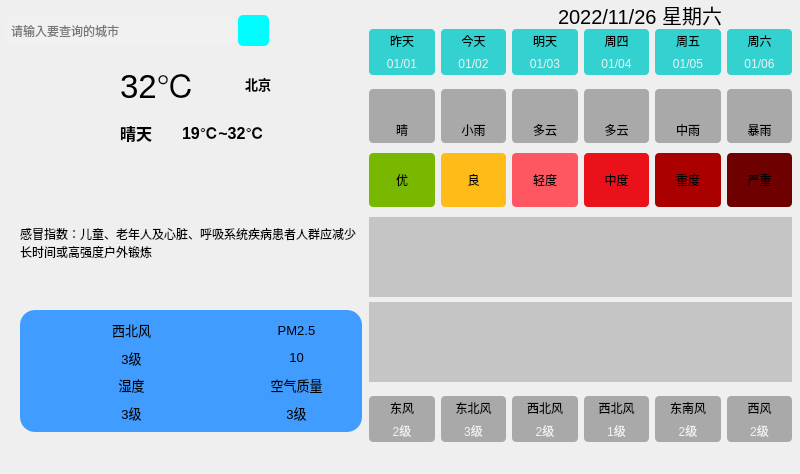
<?xml version="1.0" encoding="UTF-8"?>
<ui version="4.0">
 <class>MainWindow</class>
 <widget class="QMainWindow" name="MainWindow">
  <property name="geometry">
   <rect>
    <x>0</x>
    <y>0</y>
    <width>800</width>
    <height>474</height>
   </rect>
  </property>
  <property name="windowTitle">
   <string>MainWindow</string>
  </property>
  <widget class="QWidget" name="centralwidget">
   <widget class="QWidget" name="widget" native="true">
    <property name="geometry">
     <rect>
      <x>0</x>
      <y>0</y>
      <width>800</width>
      <height>450</height>
     </rect>
    </property>
    <property name="styleSheet">
     <string notr="true">QWidget#widget{
	border-image: url(:/res/background.png);
}
</string>
    </property>
    <widget class="QWidget" name="widget_2" native="true">
     <property name="geometry">
      <rect>
       <x>0</x>
       <y>0</y>
       <width>811</width>
       <height>51</height>
      </rect>
     </property>
     <widget class="QLabel" name="lbDate">
      <property name="geometry">
       <rect>
        <x>490</x>
        <y>0</y>
        <width>300</width>
        <height>30</height>
       </rect>
      </property>
      <property name="font">
       <font>
        <family>Arial</family>
        <pointsize>15</pointsize>
        <bold>false</bold>
        <kerning>true</kerning>
       </font>
      </property>
      <property name="text">
       <string>2022/11/26 星期六</string>
      </property>
      <property name="alignment">
       <set>Qt::AlignCenter</set>
      </property>
      <property name="openExternalLinks">
       <bool>false</bool>
      </property>
     </widget>
     <widget class="QLineEdit" name="leCity">
      <property name="geometry">
       <rect>
        <x>5</x>
        <y>15</y>
        <width>231</width>
        <height>31</height>
       </rect>
      </property>
      <property name="styleSheet">
       <string notr="true">background-color: rgba(255, 255, 255, 25);
border-radius:10px;
padding:2px 4px</string>
      </property>
      <property name="placeholderText">
       <string>请输入要查询的城市</string>
      </property>
     </widget>
     <widget class="QPushButton" name="btnSearch">
      <property name="geometry">
       <rect>
        <x>238</x>
        <y>15</y>
        <width>31</width>
        <height>31</height>
       </rect>
      </property>
      <property name="styleSheet">
       <string notr="true">border-radius:5px;
background-color: rgb(0, 253, 255);</string>
      </property>
      <property name="text">
       <string/>
      </property>
      <property name="icon">
       <iconset resource="main.qrc">
        <normaloff>:/res/search.png</normaloff>:/res/search.png</iconset>
      </property>
     </widget>
    </widget>
    <widget class="QWidget" name="widget_3" native="true">
     <property name="geometry">
      <rect>
       <x>20</x>
       <y>181</y>
       <width>342</width>
       <height>251</height>
      </rect>
     </property>
     <layout class="QVBoxLayout" name="verticalLayout_3">
      <item>
       <widget class="QLabel" name="lbGaoMao">
        <property name="text">
         <string>感冒指数：儿童、老年人及心脏、呼吸系统疾病患者人群应减少长时间或高强度户外锻炼</string>
        </property>
        <property name="wordWrap">
         <bool>true</bool>
        </property>
       </widget>
      </item>
      <item>
       <widget class="QWidget" name="widget_5" native="true">
        <property name="styleSheet">
         <string notr="true">background-color: rgb(65, 156, 255);
border-radius: 15px</string>
        </property>
        <layout class="QGridLayout" name="gridLayout_2">
         <item row="1" column="1">
          <layout class="QHBoxLayout" name="horizontalLayout_10">
           <item>
            <widget class="QLabel" name="lblQualityIcon">
             <property name="minimumSize">
              <size>
               <width>40</width>
               <height>40</height>
              </size>
             </property>
             <property name="maximumSize">
              <size>
               <width>40</width>
               <height>40</height>
              </size>
             </property>
             <property name="font">
              <font>
               <pointsize>10</pointsize>
              </font>
             </property>
             <property name="text">
              <string/>
             </property>
             <property name="pixmap">
              <pixmap resource="main.qrc">:/res/aqi.png</pixmap>
             </property>
             <property name="scaledContents">
              <bool>true</bool>
             </property>
            </widget>
           </item>
           <item>
            <layout class="QVBoxLayout" name="verticalLayout_11">
             <item>
              <widget class="QLabel" name="lblQualityTitle">
               <property name="font">
                <font>
                 <pointsize>10</pointsize>
                </font>
               </property>
               <property name="text">
                <string>空气质量</string>
               </property>
               <property name="alignment">
                <set>Qt::AlignCenter</set>
               </property>
              </widget>
             </item>
             <item>
              <widget class="QLabel" name="lblQuality">
               <property name="font">
                <font>
                 <pointsize>10</pointsize>
                </font>
               </property>
               <property name="text">
                <string>3级</string>
               </property>
               <property name="alignment">
                <set>Qt::AlignCenter</set>
               </property>
              </widget>
             </item>
            </layout>
           </item>
          </layout>
         </item>
         <item row="0" column="1">
          <layout class="QHBoxLayout" name="horizontalLayout_8">
           <item>
            <widget class="QLabel" name="lbPm25Icon">
             <property name="minimumSize">
              <size>
               <width>40</width>
               <height>40</height>
              </size>
             </property>
             <property name="maximumSize">
              <size>
               <width>40</width>
               <height>40</height>
              </size>
             </property>
             <property name="font">
              <font>
               <pointsize>10</pointsize>
              </font>
             </property>
             <property name="text">
              <string/>
             </property>
             <property name="pixmap">
              <pixmap resource="main.qrc">:/res/pm25.png</pixmap>
             </property>
             <property name="scaledContents">
              <bool>true</bool>
             </property>
            </widget>
           </item>
           <item>
            <layout class="QVBoxLayout" name="verticalLayout_9">
             <item>
              <widget class="QLabel" name="lbPm25Title">
               <property name="font">
                <font>
                 <pointsize>10</pointsize>
                </font>
               </property>
               <property name="text">
                <string>PM2.5</string>
               </property>
               <property name="alignment">
                <set>Qt::AlignCenter</set>
               </property>
              </widget>
             </item>
             <item>
              <widget class="QLabel" name="lbPm25">
               <property name="font">
                <font>
                 <pointsize>10</pointsize>
                </font>
               </property>
               <property name="text">
                <string>10</string>
               </property>
               <property name="alignment">
                <set>Qt::AlignCenter</set>
               </property>
              </widget>
             </item>
            </layout>
           </item>
          </layout>
         </item>
         <item row="0" column="0">
          <layout class="QHBoxLayout" name="horizontalLayout">
           <item>
            <widget class="QLabel" name="lbWindIcon">
             <property name="minimumSize">
              <size>
               <width>40</width>
               <height>40</height>
              </size>
             </property>
             <property name="maximumSize">
              <size>
               <width>40</width>
               <height>40</height>
              </size>
             </property>
             <property name="font">
              <font>
               <pointsize>10</pointsize>
              </font>
             </property>
             <property name="text">
              <string/>
             </property>
             <property name="pixmap">
              <pixmap resource="main.qrc">:/res/wind.png</pixmap>
             </property>
             <property name="scaledContents">
              <bool>true</bool>
             </property>
            </widget>
           </item>
           <item>
            <layout class="QVBoxLayout" name="verticalLayout">
             <item>
              <widget class="QLabel" name="lbWindFx">
               <property name="font">
                <font>
                 <pointsize>10</pointsize>
                </font>
               </property>
               <property name="text">
                <string>西北风</string>
               </property>
               <property name="alignment">
                <set>Qt::AlignCenter</set>
               </property>
              </widget>
             </item>
             <item>
              <widget class="QLabel" name="lbWindFl">
               <property name="font">
                <font>
                 <pointsize>10</pointsize>
                </font>
               </property>
               <property name="text">
                <string>3级</string>
               </property>
               <property name="alignment">
                <set>Qt::AlignCenter</set>
               </property>
              </widget>
             </item>
            </layout>
           </item>
          </layout>
         </item>
         <item row="1" column="0">
          <layout class="QHBoxLayout" name="horizontalLayout_9">
           <item>
            <widget class="QLabel" name="lbShiDuIcon">
             <property name="minimumSize">
              <size>
               <width>40</width>
               <height>40</height>
              </size>
             </property>
             <property name="maximumSize">
              <size>
               <width>40</width>
               <height>40</height>
              </size>
             </property>
             <property name="font">
              <font>
               <pointsize>10</pointsize>
              </font>
             </property>
             <property name="text">
              <string/>
             </property>
             <property name="pixmap">
              <pixmap resource="main.qrc">:/res/humidity.png</pixmap>
             </property>
             <property name="scaledContents">
              <bool>true</bool>
             </property>
            </widget>
           </item>
           <item>
            <layout class="QVBoxLayout" name="verticalLayout_10">
             <item>
              <widget class="QLabel" name="lbShiDuTitle">
               <property name="font">
                <font>
                 <pointsize>10</pointsize>
                </font>
               </property>
               <property name="text">
                <string>湿度</string>
               </property>
               <property name="alignment">
                <set>Qt::AlignCenter</set>
               </property>
              </widget>
             </item>
             <item>
              <widget class="QLabel" name="lbShiDu">
               <property name="font">
                <font>
                 <pointsize>10</pointsize>
                </font>
               </property>
               <property name="text">
                <string>3级</string>
               </property>
               <property name="alignment">
                <set>Qt::AlignCenter</set>
               </property>
              </widget>
             </item>
            </layout>
           </item>
          </layout>
         </item>
        </layout>
       </widget>
      </item>
     </layout>
    </widget>
    <widget class="QWidget" name="widget_4" native="true">
     <property name="geometry">
      <rect>
       <x>20</x>
       <y>60</y>
       <width>291</width>
       <height>101</height>
      </rect>
     </property>
     <widget class="QLabel" name="lbTypeIcon">
      <property name="geometry">
       <rect>
        <x>10</x>
        <y>10</y>
        <width>81</width>
        <height>81</height>
       </rect>
      </property>
      <property name="text">
       <string/>
      </property>
      <property name="pixmap">
       <pixmap resource="main.qrc">:/res/type/Qing.png</pixmap>
      </property>
      <property name="scaledContents">
       <bool>true</bool>
      </property>
      <property name="alignment">
       <set>Qt::AlignCenter</set>
      </property>
     </widget>
     <widget class="QWidget" name="layoutWidget">
      <property name="geometry">
       <rect>
        <x>100</x>
        <y>0</y>
        <width>181</width>
        <height>91</height>
       </rect>
      </property>
      <layout class="QGridLayout" name="gridLayout">
       <item row="0" column="0" colspan="2">
        <widget class="QLabel" name="lbTemp">
         <property name="font">
          <font>
           <pointsize>25</pointsize>
          </font>
         </property>
         <property name="text">
          <string>32℃</string>
         </property>
        </widget>
       </item>
       <item row="0" column="2">
        <widget class="QLabel" name="lbCity">
         <property name="font">
          <font>
           <pointsize>10</pointsize>
           <bold>true</bold>
          </font>
         </property>
         <property name="text">
          <string>北京</string>
         </property>
        </widget>
       </item>
       <item row="1" column="1" colspan="2">
        <widget class="QLabel" name="lbLowHigh">
         <property name="font">
          <font>
           <pointsize>12</pointsize>
           <bold>true</bold>
          </font>
         </property>
         <property name="text">
          <string>19℃~32℃</string>
         </property>
        </widget>
       </item>
       <item row="1" column="0">
        <widget class="QLabel" name="lbType">
         <property name="font">
          <font>
           <pointsize>12</pointsize>
           <bold>true</bold>
          </font>
         </property>
         <property name="text">
          <string>晴天</string>
         </property>
        </widget>
       </item>
      </layout>
     </widget>
    </widget>
    <widget class="QWidget" name="widget_11" native="true">
     <property name="geometry">
      <rect>
       <x>360</x>
       <y>20</y>
       <width>441</width>
       <height>431</height>
      </rect>
     </property>
     <layout class="QVBoxLayout" name="verticalLayout_12">
      <property name="spacing">
       <number>0</number>
      </property>
      <item>
       <widget class="QWidget" name="widget_6" native="true">
        <property name="styleSheet">
         <string notr="true">QLabel {
	background-color: rgba(0, 200, 200, 200);
	border-radius: 4px;
}</string>
        </property>
        <layout class="QGridLayout" name="gridLayout_5">
         <property name="horizontalSpacing">
          <number>6</number>
         </property>
         <property name="verticalSpacing">
          <number>0</number>
         </property>
         <item row="0" column="0">
          <widget class="QLabel" name="lblWeek0">
           <property name="styleSheet">
            <string notr="true">border-bottom-left-radius: 0px;
border-bottom-right-radius: 0px;</string>
           </property>
           <property name="text">
            <string>昨天</string>
           </property>
           <property name="alignment">
            <set>Qt::AlignCenter</set>
           </property>
          </widget>
         </item>
         <item row="0" column="1">
          <widget class="QLabel" name="lblWeek1">
           <property name="styleSheet">
            <string notr="true">border-bottom-left-radius: 0px;
border-bottom-right-radius: 0px;</string>
           </property>
           <property name="text">
            <string>今天</string>
           </property>
           <property name="alignment">
            <set>Qt::AlignCenter</set>
           </property>
          </widget>
         </item>
         <item row="0" column="2">
          <widget class="QLabel" name="lblWeek2">
           <property name="styleSheet">
            <string notr="true">border-bottom-left-radius: 0px;
border-bottom-right-radius: 0px;</string>
           </property>
           <property name="text">
            <string>明天</string>
           </property>
           <property name="alignment">
            <set>Qt::AlignCenter</set>
           </property>
          </widget>
         </item>
         <item row="0" column="3">
          <widget class="QLabel" name="lblWeek3">
           <property name="styleSheet">
            <string notr="true">border-bottom-left-radius: 0px;
border-bottom-right-radius: 0px;</string>
           </property>
           <property name="text">
            <string>周四</string>
           </property>
           <property name="alignment">
            <set>Qt::AlignCenter</set>
           </property>
          </widget>
         </item>
         <item row="0" column="4">
          <widget class="QLabel" name="lblWeek4">
           <property name="styleSheet">
            <string notr="true">border-bottom-left-radius: 0px;
border-bottom-right-radius: 0px;</string>
           </property>
           <property name="text">
            <string>周五</string>
           </property>
           <property name="alignment">
            <set>Qt::AlignCenter</set>
           </property>
          </widget>
         </item>
         <item row="0" column="5">
          <widget class="QLabel" name="lblWeek5">
           <property name="styleSheet">
            <string notr="true">border-bottom-left-radius: 0px;
border-bottom-right-radius: 0px;</string>
           </property>
           <property name="text">
            <string>周六</string>
           </property>
           <property name="alignment">
            <set>Qt::AlignCenter</set>
           </property>
          </widget>
         </item>
         <item row="1" column="0">
          <widget class="QLabel" name="lblDate0">
           <property name="styleSheet">
            <string notr="true">border-top-left-radius: 0px;
border-top-right-radius: 0px;
color: rgb(240, 240, 240);</string>
           </property>
           <property name="text">
            <string>01/01</string>
           </property>
           <property name="alignment">
            <set>Qt::AlignCenter</set>
           </property>
          </widget>
         </item>
         <item row="1" column="1">
          <widget class="QLabel" name="lblDate1">
           <property name="styleSheet">
            <string notr="true">border-top-left-radius: 0px;
border-top-right-radius: 0px;
color: rgb(240, 240, 240);</string>
           </property>
           <property name="text">
            <string>01/02</string>
           </property>
           <property name="alignment">
            <set>Qt::AlignCenter</set>
           </property>
          </widget>
         </item>
         <item row="1" column="2">
          <widget class="QLabel" name="lblDate2">
           <property name="styleSheet">
            <string notr="true">border-top-left-radius: 0px;
border-top-right-radius: 0px;
color: rgb(240, 240, 240);</string>
           </property>
           <property name="text">
            <string>01/03</string>
           </property>
           <property name="alignment">
            <set>Qt::AlignCenter</set>
           </property>
          </widget>
         </item>
         <item row="1" column="3">
          <widget class="QLabel" name="lblDate3">
           <property name="styleSheet">
            <string notr="true">border-top-left-radius: 0px;
border-top-right-radius: 0px;
color: rgb(240, 240, 240);</string>
           </property>
           <property name="text">
            <string>01/04</string>
           </property>
           <property name="alignment">
            <set>Qt::AlignCenter</set>
           </property>
          </widget>
         </item>
         <item row="1" column="4">
          <widget class="QLabel" name="lblDate4">
           <property name="styleSheet">
            <string notr="true">border-top-left-radius: 0px;
border-top-right-radius: 0px;
color: rgb(240, 240, 240);</string>
           </property>
           <property name="text">
            <string>01/05</string>
           </property>
           <property name="alignment">
            <set>Qt::AlignCenter</set>
           </property>
          </widget>
         </item>
         <item row="1" column="5">
          <widget class="QLabel" name="lblDate5">
           <property name="styleSheet">
            <string notr="true">border-top-left-radius: 0px;
border-top-right-radius: 0px;
color: rgb(240, 240, 240);</string>
           </property>
           <property name="text">
            <string>01/06</string>
           </property>
           <property name="alignment">
            <set>Qt::AlignCenter</set>
           </property>
          </widget>
         </item>
        </layout>
       </widget>
      </item>
      <item>
       <widget class="QWidget" name="widget_7" native="true">
        <property name="styleSheet">
         <string notr="true">QLabel {
	background-color: rgba(60, 60, 60, 100);
	border-radius: 4px;
}</string>
        </property>
        <layout class="QGridLayout" name="gridLayout_6">
         <property name="topMargin">
          <number>5</number>
         </property>
         <property name="bottomMargin">
          <number>5</number>
         </property>
         <property name="verticalSpacing">
          <number>0</number>
         </property>
         <item row="0" column="0">
          <widget class="QLabel" name="lblTypeIcon0">
           <property name="minimumSize">
            <size>
             <width>0</width>
             <height>0</height>
            </size>
           </property>
           <property name="maximumSize">
            <size>
             <width>1000</width>
             <height>1000</height>
            </size>
           </property>
           <property name="styleSheet">
            <string notr="true">border-bottom-left-radius: 0px;
border-bottom-right-radius: 0px;</string>
           </property>
           <property name="text">
            <string/>
           </property>
           <property name="pixmap">
            <pixmap resource="main.qrc">:/res/type/Qing.png</pixmap>
           </property>
           <property name="alignment">
            <set>Qt::AlignCenter</set>
           </property>
          </widget>
         </item>
         <item row="0" column="4">
          <widget class="QLabel" name="lblTypeIcon4">
           <property name="styleSheet">
            <string notr="true">border-bottom-left-radius: 0px;
border-bottom-right-radius: 0px;</string>
           </property>
           <property name="text">
            <string/>
           </property>
           <property name="pixmap">
            <pixmap resource="main.qrc">:/res/type/ZhongYu.png</pixmap>
           </property>
           <property name="alignment">
            <set>Qt::AlignCenter</set>
           </property>
          </widget>
         </item>
         <item row="0" column="2">
          <widget class="QLabel" name="lblTypeIcon2">
           <property name="styleSheet">
            <string notr="true">border-bottom-left-radius: 0px;
border-bottom-right-radius: 0px;</string>
           </property>
           <property name="text">
            <string/>
           </property>
           <property name="pixmap">
            <pixmap resource="main.qrc">:/res/type/DuoYun.png</pixmap>
           </property>
           <property name="alignment">
            <set>Qt::AlignCenter</set>
           </property>
          </widget>
         </item>
         <item row="0" column="1">
          <widget class="QLabel" name="lblTypeIcon1">
           <property name="styleSheet">
            <string notr="true">border-bottom-left-radius: 0px;
border-bottom-right-radius: 0px;</string>
           </property>
           <property name="text">
            <string/>
           </property>
           <property name="pixmap">
            <pixmap resource="main.qrc">:/res/type/XiaoYu.png</pixmap>
           </property>
           <property name="alignment">
            <set>Qt::AlignCenter</set>
           </property>
          </widget>
         </item>
         <item row="0" column="3">
          <widget class="QLabel" name="lblTypeIcon3">
           <property name="styleSheet">
            <string notr="true">border-bottom-left-radius: 0px;
border-bottom-right-radius: 0px;</string>
           </property>
           <property name="text">
            <string/>
           </property>
           <property name="pixmap">
            <pixmap resource="main.qrc">:/res/type/DuoYun.png</pixmap>
           </property>
           <property name="alignment">
            <set>Qt::AlignCenter</set>
           </property>
          </widget>
         </item>
         <item row="1" column="5">
          <widget class="QLabel" name="lblType5">
           <property name="styleSheet">
            <string notr="true">border-top-left-radius: 0px;
border-top-right-radius: 0px;</string>
           </property>
           <property name="text">
            <string>暴雨</string>
           </property>
           <property name="alignment">
            <set>Qt::AlignCenter</set>
           </property>
          </widget>
         </item>
         <item row="1" column="3">
          <widget class="QLabel" name="lblType3">
           <property name="styleSheet">
            <string notr="true">border-top-left-radius: 0px;
border-top-right-radius: 0px;</string>
           </property>
           <property name="text">
            <string>多云</string>
           </property>
           <property name="alignment">
            <set>Qt::AlignCenter</set>
           </property>
          </widget>
         </item>
         <item row="1" column="2">
          <widget class="QLabel" name="lblType2">
           <property name="styleSheet">
            <string notr="true">border-top-left-radius: 0px;
border-top-right-radius: 0px;</string>
           </property>
           <property name="text">
            <string>多云</string>
           </property>
           <property name="alignment">
            <set>Qt::AlignCenter</set>
           </property>
          </widget>
         </item>
         <item row="1" column="0">
          <widget class="QLabel" name="lblType0">
           <property name="styleSheet">
            <string notr="true">border-top-left-radius: 0px;
border-top-right-radius: 0px;</string>
           </property>
           <property name="text">
            <string>晴</string>
           </property>
           <property name="alignment">
            <set>Qt::AlignCenter</set>
           </property>
          </widget>
         </item>
         <item row="1" column="1">
          <widget class="QLabel" name="lblType1">
           <property name="styleSheet">
            <string notr="true">border-top-left-radius: 0px;
border-top-right-radius: 0px;</string>
           </property>
           <property name="text">
            <string>小雨</string>
           </property>
           <property name="alignment">
            <set>Qt::AlignCenter</set>
           </property>
          </widget>
         </item>
         <item row="0" column="5">
          <widget class="QLabel" name="lblTypeIcon5">
           <property name="styleSheet">
            <string notr="true">border-bottom-left-radius: 0px;
border-bottom-right-radius: 0px;</string>
           </property>
           <property name="text">
            <string/>
           </property>
           <property name="pixmap">
            <pixmap resource="main.qrc">:/res/type/BaoYu.png</pixmap>
           </property>
           <property name="alignment">
            <set>Qt::AlignCenter</set>
           </property>
          </widget>
         </item>
         <item row="1" column="4">
          <widget class="QLabel" name="lblType4">
           <property name="styleSheet">
            <string notr="true">border-top-left-radius: 0px;
border-top-right-radius: 0px;</string>
           </property>
           <property name="text">
            <string>中雨</string>
           </property>
           <property name="alignment">
            <set>Qt::AlignCenter</set>
           </property>
          </widget>
         </item>
        </layout>
       </widget>
      </item>
      <item>
       <widget class="QWidget" name="widget_9" native="true">
        <property name="styleSheet">
         <string notr="true">border-radius: 4px</string>
        </property>
        <layout class="QHBoxLayout" name="horizontalLayout_11">
         <property name="topMargin">
          <number>5</number>
         </property>
         <property name="bottomMargin">
          <number>5</number>
         </property>
         <item>
          <widget class="QLabel" name="lblQuality0">
           <property name="styleSheet">
            <string notr="true">background-color: rgb(121, 184, 0);
padding:8px;</string>
           </property>
           <property name="text">
            <string>优</string>
           </property>
           <property name="alignment">
            <set>Qt::AlignCenter</set>
           </property>
          </widget>
         </item>
         <item>
          <widget class="QLabel" name="lblQuality1">
           <property name="styleSheet">
            <string notr="true">background-color: rgb(255, 187, 23);</string>
           </property>
           <property name="text">
            <string>良</string>
           </property>
           <property name="alignment">
            <set>Qt::AlignCenter</set>
           </property>
          </widget>
         </item>
         <item>
          <widget class="QLabel" name="lblQuality2">
           <property name="styleSheet">
            <string notr="true">background-color: rgb(255, 87, 97);</string>
           </property>
           <property name="text">
            <string>轻度</string>
           </property>
           <property name="alignment">
            <set>Qt::AlignCenter</set>
           </property>
          </widget>
         </item>
         <item>
          <widget class="QLabel" name="lblQuality3">
           <property name="styleSheet">
            <string notr="true">background-color: rgb(235, 17, 27);</string>
           </property>
           <property name="text">
            <string>中度</string>
           </property>
           <property name="alignment">
            <set>Qt::AlignCenter</set>
           </property>
          </widget>
         </item>
         <item>
          <widget class="QLabel" name="lblQuality4">
           <property name="styleSheet">
            <string notr="true">background-color: rgb(170, 0, 0);</string>
           </property>
           <property name="text">
            <string>重度</string>
           </property>
           <property name="alignment">
            <set>Qt::AlignCenter</set>
           </property>
          </widget>
         </item>
         <item>
          <widget class="QLabel" name="lblQuality5">
           <property name="styleSheet">
            <string notr="true">background-color: rgb(110, 0, 0);</string>
           </property>
           <property name="text">
            <string>严重</string>
           </property>
           <property name="alignment">
            <set>Qt::AlignCenter</set>
           </property>
          </widget>
         </item>
        </layout>
       </widget>
      </item>
      <item>
       <widget class="QWidget" name="widget_8" native="true">
        <layout class="QVBoxLayout" name="verticalLayout_2">
         <property name="spacing">
          <number>5</number>
         </property>
         <property name="topMargin">
          <number>5</number>
         </property>
         <property name="bottomMargin">
          <number>5</number>
         </property>
         <item>
          <widget class="QLabel" name="lblHighCurve">
           <property name="minimumSize">
            <size>
             <width>0</width>
             <height>80</height>
            </size>
           </property>
           <property name="maximumSize">
            <size>
             <width>10000</width>
             <height>10000</height>
            </size>
           </property>
           <property name="styleSheet">
            <string notr="true">background-color: rgba(60, 60, 60,60);</string>
           </property>
           <property name="text">
            <string/>
           </property>
           <property name="alignment">
            <set>Qt::AlignCenter</set>
           </property>
          </widget>
         </item>
         <item>
          <widget class="QLabel" name="lblLowCurve">
           <property name="minimumSize">
            <size>
             <width>0</width>
             <height>80</height>
            </size>
           </property>
           <property name="maximumSize">
            <size>
             <width>10000</width>
             <height>10000</height>
            </size>
           </property>
           <property name="styleSheet">
            <string notr="true">background-color: rgba(60, 60, 60,60);</string>
           </property>
           <property name="text">
            <string/>
           </property>
           <property name="alignment">
            <set>Qt::AlignCenter</set>
           </property>
          </widget>
         </item>
        </layout>
       </widget>
      </item>
      <item>
       <widget class="QWidget" name="widget_10" native="true">
        <property name="styleSheet">
         <string notr="true">QLabel {
	background-color: rgba(60, 60, 60, 100);
	border-radius: 4px;
}</string>
        </property>
        <layout class="QGridLayout" name="gridLayout_7">
         <property name="verticalSpacing">
          <number>0</number>
         </property>
         <item row="0" column="0">
          <widget class="QLabel" name="lblFx0">
           <property name="styleSheet">
            <string notr="true">border-bottom-left-radius: 0px;
border-bottom-right-radius: 0px;</string>
           </property>
           <property name="text">
            <string>东风</string>
           </property>
           <property name="alignment">
            <set>Qt::AlignCenter</set>
           </property>
          </widget>
         </item>
         <item row="0" column="1">
          <widget class="QLabel" name="lblFx1">
           <property name="styleSheet">
            <string notr="true">border-bottom-left-radius: 0px;
border-bottom-right-radius: 0px;</string>
           </property>
           <property name="text">
            <string>东北风</string>
           </property>
           <property name="alignment">
            <set>Qt::AlignCenter</set>
           </property>
          </widget>
         </item>
         <item row="0" column="2">
          <widget class="QLabel" name="lblFx2">
           <property name="styleSheet">
            <string notr="true">border-bottom-left-radius: 0px;
border-bottom-right-radius: 0px;</string>
           </property>
           <property name="text">
            <string>西北风</string>
           </property>
           <property name="alignment">
            <set>Qt::AlignCenter</set>
           </property>
          </widget>
         </item>
         <item row="0" column="3">
          <widget class="QLabel" name="lblFx3">
           <property name="styleSheet">
            <string notr="true">border-bottom-left-radius: 0px;
border-bottom-right-radius: 0px;</string>
           </property>
           <property name="text">
            <string>西北风</string>
           </property>
           <property name="alignment">
            <set>Qt::AlignCenter</set>
           </property>
          </widget>
         </item>
         <item row="0" column="4">
          <widget class="QLabel" name="lblFx4">
           <property name="styleSheet">
            <string notr="true">border-bottom-left-radius: 0px;
border-bottom-right-radius: 0px;</string>
           </property>
           <property name="text">
            <string>东南风</string>
           </property>
           <property name="alignment">
            <set>Qt::AlignCenter</set>
           </property>
          </widget>
         </item>
         <item row="0" column="5">
          <widget class="QLabel" name="lblFx5">
           <property name="styleSheet">
            <string notr="true">border-bottom-left-radius: 0px;
border-bottom-right-radius: 0px;</string>
           </property>
           <property name="text">
            <string>西风</string>
           </property>
           <property name="alignment">
            <set>Qt::AlignCenter</set>
           </property>
          </widget>
         </item>
         <item row="1" column="0">
          <widget class="QLabel" name="lblFl0">
           <property name="styleSheet">
            <string notr="true">border-top-left-radius: 0px;
border-top-right-radius: 0px;
color: rgb(240, 240, 240);</string>
           </property>
           <property name="text">
            <string>2级</string>
           </property>
           <property name="alignment">
            <set>Qt::AlignCenter</set>
           </property>
          </widget>
         </item>
         <item row="1" column="1">
          <widget class="QLabel" name="lblFl1">
           <property name="styleSheet">
            <string notr="true">border-top-left-radius: 0px;
border-top-right-radius: 0px;
color: rgb(240, 240, 240);</string>
           </property>
           <property name="text">
            <string>3级</string>
           </property>
           <property name="alignment">
            <set>Qt::AlignCenter</set>
           </property>
          </widget>
         </item>
         <item row="1" column="2">
          <widget class="QLabel" name="lblFl2">
           <property name="styleSheet">
            <string notr="true">border-top-left-radius: 0px;
border-top-right-radius: 0px;
color: rgb(240, 240, 240);</string>
           </property>
           <property name="text">
            <string>2级</string>
           </property>
           <property name="alignment">
            <set>Qt::AlignCenter</set>
           </property>
          </widget>
         </item>
         <item row="1" column="3">
          <widget class="QLabel" name="lblFl3">
           <property name="styleSheet">
            <string notr="true">border-top-left-radius: 0px;
border-top-right-radius: 0px;
color: rgb(240, 240, 240);</string>
           </property>
           <property name="text">
            <string>1级</string>
           </property>
           <property name="alignment">
            <set>Qt::AlignCenter</set>
           </property>
          </widget>
         </item>
         <item row="1" column="4">
          <widget class="QLabel" name="lblFl4">
           <property name="styleSheet">
            <string notr="true">border-top-left-radius: 0px;
border-top-right-radius: 0px;
color: rgb(240, 240, 240);</string>
           </property>
           <property name="text">
            <string>2级</string>
           </property>
           <property name="alignment">
            <set>Qt::AlignCenter</set>
           </property>
          </widget>
         </item>
         <item row="1" column="5">
          <widget class="QLabel" name="lblFl5">
           <property name="styleSheet">
            <string notr="true">border-top-left-radius: 0px;
border-top-right-radius: 0px;
color: rgb(240, 240, 240);</string>
           </property>
           <property name="text">
            <string>2级</string>
           </property>
           <property name="alignment">
            <set>Qt::AlignCenter</set>
           </property>
          </widget>
         </item>
        </layout>
       </widget>
      </item>
     </layout>
    </widget>
   </widget>
  </widget>
  <widget class="QMenuBar" name="menubar">
   <property name="geometry">
    <rect>
     <x>0</x>
     <y>0</y>
     <width>800</width>
     <height>17</height>
    </rect>
   </property>
  </widget>
 </widget>
 <resources>
  <include location="main.qrc"/>
 </resources>
 <connections/>
</ui>
